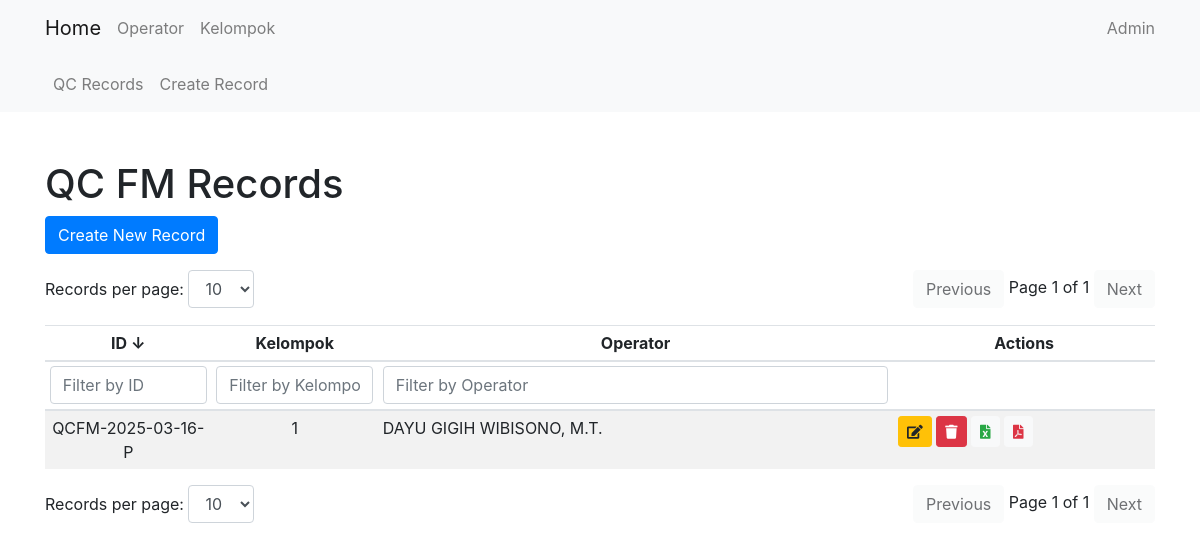
Screenshot of /qcfm/ with the database file from the repository.
### qcfm/models.py (models this page shows, shortened)
class QcFmRecord(models.Model):
    date = models.DateField(default=get_default_date)
    qcfm_id = models.CharField(max_length=17, default='0')
    shift = models.CharField(max_length=15, choices=SHIFT, default='P')
    kelompok = models.CharField(max_length=1, choices=KELOMPOK, default='1')
    jam_pelaksanaan = models.TimeField(default=(timezone.now() + timezone.timedelta(hours=7)).replace(second=0, microsecond=0))
    qcfm_prev = models.TextField(default='0')
    qcfm = models.TextField(default='0')
    operator = models.ForeignKey(Operator, on_delete=models.CASCADE)
    NIP = models.CharField(max_length=18, default='0', blank=True, null=True)
    event_indonesia = models.IntegerField(default=0)
    event_luar = models.IntegerField(default=0)
    kel_sebelum = models.CharField(max_length=1, choices=KELOMPOK, default='1')

### core/models.py (models this page shows)
class Operator(models.Model):
    name = models.CharField(max_length=100)
    NIP = models.CharField(max_length=18)
    nickname = models.CharField(max_length=100, default='')
    def __str__(self):
        return self.name

### qcfm/views.py (the view)
# urls.py: path('', QcFmRecordListView.as_view(), name='qcfmrecord_list'),
class QcFmRecordListView(ListView):
    model = QcFmRecord
    template_name = 'qcfm/qcfmrecord_list.html'
    context_object_name = 'qcfmrecords'

### qcfm/templates/qcfm/qcfmrecord_list.html (shortened to what this page needs)
{% extends 'core/base.html' %}
{% block content %}
<h1 class="mt-5">QC FM Records</h1>
<a href="{% url 'qcfm:qcfmrecord_create' %}" class="btn btn-primary mb-3">Create New Record</a>
<div class="d-flex justify-content-between mb-3">
    <div>
        <label for="recordsPerPageTop">Records per page:</label>
        <select id="recordsPerPageTop" class="form-control d-inline-block w-auto">
            <option value="10" selected>10</option>
        </select>
    </div>
    <div>
        <button id="prevPageTop" class="btn btn-light">Previous</button>
        <span id="pageInfoTop"></span>
        <button id="nextPageTop" class="btn btn-light">Next</button>
    </div>
</div>
<div class="table-responsive">
    <table class="table table-striped table-sm" id="qcFmRecordTable">
        <thead>
            <tr>
                <th onclick="sortTable(0)" style="cursor: pointer; text-align: center;" width="15%">ID <span id="idSortArrow">↓</span></th>
                <th onclick="sortTable(1)" style="cursor: pointer; text-align: center;" width="15%">Kelompok </th>
                <th onclick="sortTable(2)" style="cursor: pointer; text-align: center;">Operator </th>
                <th style="text-align: center;">Actions</th>
            </tr>
            <tr>
                <th><input type="text" id="idFilter" onkeyup="filterTable(0)" placeholder="Filter by ID" class="form-control"></th>
                <th><input type="text" id="kelompokFilter" onkeyup="filterTable(1)" placeholder="Filter by Kelompok" class="form-control"></th>
                <th><input type="text" id="operatorFilter" onkeyup="filterTable(2)" placeholder="Filter by Operator" class="form-control"></th>
                <th></th>
            </tr>
        </thead>
        <tbody id="qcFmRecordTableBody">
            {% for record in qcfmrecords|dictsortreversed:"qcfm_id" %}
            <tr>
                <td style="text-align: center;">{{ record.qcfm_id }}</td>
                <td style="text-align: center;">{{ record.kelompok }}</td>
                <td>{{ record.operator }}</td>
                <td>
                    <a href="{% url 'qcfm:qcfmrecord_update' record.pk %}" class="btn btn-sm btn-warning" data-toggle="tooltip" title="Edit">
                        <i class="fas fa-edit"></i>
                    </a>
                    <form action="{% url 'qcfm:qcfmrecord_delete_direct' record.pk %}" method="post" style="display:inline;">
                        <button type="button" class="btn btn-sm btn-danger delete-button" data-toggle="tooltip" title="Delete">
                            <i class="fas fa-trash"></i>
                        </button>
                    </form>
                    <a href="{% url 'qcfm:export_to_excel' record.pk %}" class="btn btn-sm btn-light text-success" data-toggle="tooltip" title="Export to Excel">
                        <i class="fas fa-file-excel"></i>
                    </a>
                    <a href="{% url 'qcfm:export_to_pdf' record.pk %}" class="btn btn-sm btn-light text-danger" data-toggle="tooltip" title="Export to PDF">
                        <i class="fas fa-file-pdf"></i>
                    </a>
                </td>
            </tr>
            {% endfor %}
        </tbody>
    </table>
</div>
<div class="d-flex justify-content-between">
    <div>
        <label for="recordsPerPage">Records per page:</label>
        <select id="recordsPerPage" class="form-control d-inline-block w-auto">
            <option value="10" selected>10</option>
        </select>
    </div>
    <div>
        <button id="prevPage" class="btn btn-light">Previous</button>
        <span id="pageInfo"></span>
        <button id="nextPage" class="btn btn-light">Next</button>
    </div>
</div>
{% endblock %}

### rows the page displays
QcFmRecord: qcfm_id "QCFM-2025-03-16-P", kelompok "1", operator "DAYU GIGIH WIBISONO, M.T."
